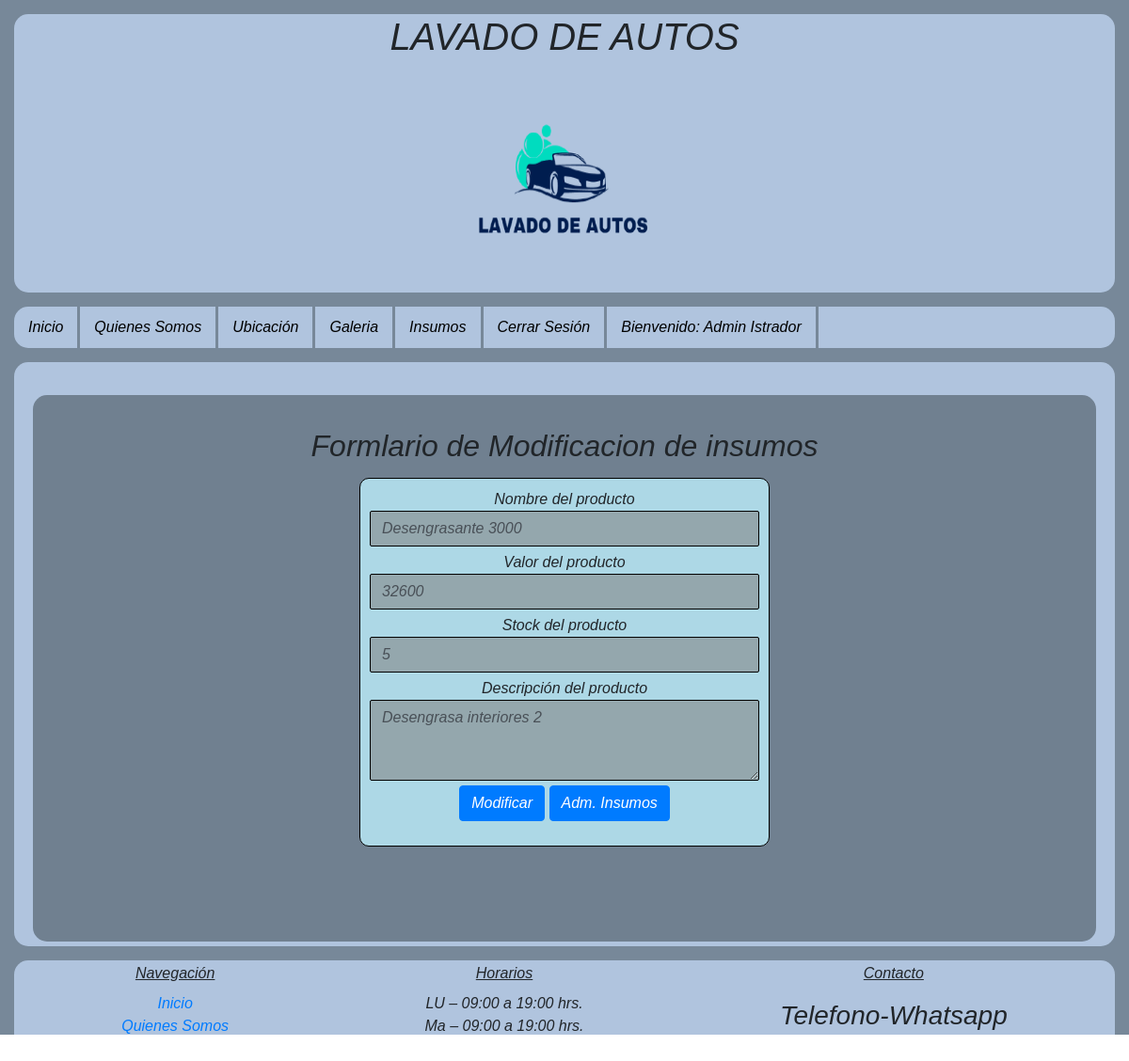
Screenshot of /modificar_vista/Desengrasante 3000/ (signed in) with the database file from the repository.
### CasoSemestral/models.py (models this page shows, shortened)
class Insumos(models.Model):
    nombre = models.CharField(max_length=120,primary_key=True)
    precio = models.IntegerField()
    descripcion = models.TextField()
    stock = models.IntegerField()

### CasoSemestral/views.py (the view)
# urls.py: path('modificar_vista/<id>/',modificar_vista,name='MODIFICAR_V'),
@login_required(login_url='/ingresar/')
@permission_required('CasoSemestral.view_insumos',login_url='/ingresar/')
def modificar_vista(request,id):
    try:
        insumo = Insumos.objects.get(nombre=id)
        return render(request,'core/insumos_mod.html',{'insumo':insumo})
    except:
        msg = "No Existe Insumo"
    insumos = Insumos.objects.all()
    return render(request,'core/Admin_insumos.html',{'insumos':insumos,'msg':msg})

### CasoSemestral/templates/core/Insumos_mod.html (shortened to what this page needs)
<!DOCTYPE html>
<html lang="en">
{% load static%}
<head>
    <link rel="stylesheet" href="https://stackpath.bootstrapcdn.com/bootstrap/4.5.2/css/bootstrap.min.css"
>
    <link rel="stylesheet" href="{% static 'css/Estilo.css' %}">
</head>
<body>
    <div id="contenedor">
        <header>
            <h1>LAVADO DE AUTOS</h1>
            <img class="formatologo" src="{% static 'img/logo_sinfondo.png' %}">
        </header>
        <nav class="menu">
            <ul>
                <li><a href="{% url 'INDEX'%}">Inicio</a></li>
                <li><a href="{% url 'QUIEN'%}">Quienes Somos</a></li>
                <li><a href="{% url 'UBI'%}">Ubicación</a></li>
                <li><a href="{% url 'GALE'%}">Galeria</a></li>
                {% if user.is_authenticated %}
                    {% if request.user.is_staff %}
                        <li><a href="{% url 'INSU'%}">Insumos</a></li>
                        <li><a href="{% url 'LOGOUT'%}">Cerrar Sesión</a></li>
                        <li><a href="">Bienvenido: {{user.first_name}} {{user.last_name}}</a></li>
                      {%else%}
                        <li><a href="{% url 'LOGOUT'%}">Cerrar Sesión</a></li>
                        <li><a href="">Bienvenido: {{user.first_name}} {{user.last_name}}</a></li>
                      {%endif%}
                {% else %}
                    <li><a href="{% url 'REG'%}">Registro</a></li>
                    <li><a href="{% url 'INGRE'%}">Ingresar</a></li>
                {% endif %}
            </ul>
        </nav>
        <div id="contenidoInsumos">
            <div id="sectionInsumos">
                <div>
                    <h2>Formlario de Modificacion de insumos</h2>
                </div>
                <div class="regInsumos">
                    <div class="form-group">
                        <form action="{% url 'MODIFICAR' %}" method="POST">
                            <td>Nombre del producto</td>
                            <input type="text" class="form-control" value="{{insumo.nombre}}" name="nombreproducto" id="txtNombreProducto"
                                placeholder="Ingrese nombre del producto" minlength="3" maxlength="120" required>
                    </div>
                    <div class="form-group">
                        <td>Valor del producto</td>
                        <input type="number" class="form-control" value="{{insumo.precio}}" name="valorproducto" id="txtValorProducto"
                            placeholder="Ingrese valor del producto" minlength="1" min="1" required>
                    </div>
                    <div class="form-group">
                        <td>Stock del producto</td>
                        <input type="number" class="form-control" value="{{insumo.stock}}" name="stockproducto" id="txtStockProducto"
                            placeholder="Ingrese stock del producto" minlength="1" min="0" required>
                    </div>
                    <div class="form-group">
                        <td>Descripción del producto</td>
                        <textarea class="form-control"  name="descripcion" id="txtDescripcion" rows="3" minlength="3"
                            maxlength="200" placeholder="Descripción opcional">{{insumo.descripcion}}</textarea>
                    </div>
                    <p class="buttons">
                        <input class="btn btn-primary" type="submit" value="Modificar">
                        <input class="btn btn-primary" type="button" onclick="ir()" value="Adm. Insumos">
                    </p>
                </div>
            </div>
        </div>
        <div id="footer">
            <div>
                <p><u>Navegación</u></p><br>
                <p><a href="{% url 'INDEX'%}">Inicio </a></p>
                <p><a href="{% url 'QUIEN'%}">Quienes Somos</a></p>
            </div>
            <div>
                <p><u>Horarios</u></p><br>
                <p>LU – 09:00 a 19:00 hrs.</p>
                <p>Ma – 09:00 a 19:00 hrs.</p>
            </div>
            <div>
                <p><u>Contacto</u></p><br>
                <h3>Telefono-Whatsapp</h3>
                <h4>+569 12345678</h4><br>
            </div>
        </div>
    </div>
</body>
</html>

### CasoSemestral/static/css/Estilo.css (style rules this page uses)
* { margin: 0; padding: 0; font-style: oblique; font-family: 'Gill Sans', 'Gill Sans MT', Calibri, 'Trebuchet MS', sans-serif; }
.regInsumos { border: 1px solid black; border-radius: 10px; padding: 10px; background: lightblue; font-family: Arial, Helvetica, sans-serif; margin-inline: 35%; width: 40%; margin-left: 30%; }
.form-group { margin-bottom: 5px; }
.form-control { border: 1px solid black; border-radius: 2px; background: rgba(128, 128, 128, 0.562); }
.buttons { text-align: center; }
div h1 { text-align: center; }
div h2 { text-align: center; margin-top: 15px; margin: 15px; }
.formatologo { height: 240px; width: 240px; margin: auto; }
#sectionInsumos { overflow: auto; width:100%; height:100%; background-color: slategray; padding: 20px; border-radius: 15px; margin-top:15px; }
@media screen and (min-width: 780px) and (max-width:4000px) { header { width: 100%; background-color: lightsteelblue; border-radius: 15px; text-align: center; } }
@media screen and (min-width: 780px) and (max-width:4000px) { .formatologo { padding: 15px; } }
@media screen and (min-width: 780px) and (max-width:4000px) { #contenedor { width: auto; height: 1100px; background-color: lightslategray; margin: auto; padding: 15px; overflow: auto; } }
@media screen and (min-width: 780px) and (max-width:4000px) { .menu ul { margin: 0px; height: 10%; background-color: lightsteelblue; margin-top: 15px; padding: 0px; overflow: auto; list-style: none; display: flex; border-radius: 15px; } }
@media screen and (min-width: 780px) and (max-width:4000px) { .menu li { border-right: solid lightslategray; } }
@media screen and (min-width: 780px) and (max-width:4000px) { .menu li a { text-decoration: none; display: block ; padding: 10px 15px; color: black; } }
@media screen and (min-width: 780px) and (max-width:4000px) { #contenidoInsumos { height: 58%; background-color: lightsteelblue; padding: 20px; border-radius: 15px; margin-top:15px; text-align: center; } }
@media screen and (min-width: 780px) and (max-width:4000px) { #footer { overflow: auto; height: 20%; background-color: lightsteelblue; border-radius: 15px; padding: 10px; margin-top: 15px; display: flex; } }
@media screen and (min-width: 780px) and (max-width:4000px) { #footer div { text-align: center; margin-left: auto; margin-right: auto; line-height: 8px; } }

### rows the page displays
Insumos: nombreproducto "Desengrasante 3000", valorproducto "32600", stockproducto "5", descripcion "Desengrasa interiores 2"

### other values shown
{{ user.first_name }} "Admin"
{{ user.last_name }} "Istrador"
